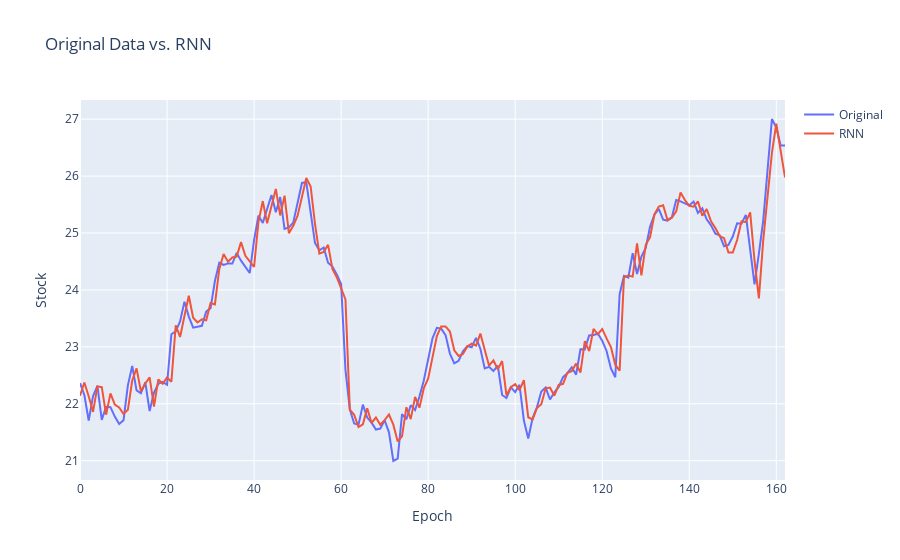

Notebook source saved alongside this figure:
### Code cell
import plotly.graph_objects as go

# Create random data with numpy
import numpy as np
np.random.seed(1)

new_original = []
new_pred = []
for i in range(len(original.values)):
    new_original.append(original.values[i][0])
for i in range(len(original.values)):
    new_pred.append(predict.values[i][0])
new_original = np.array(new_original)
new_pred = np.array(new_pred)

# Create traces
fig = go.Figure()
fig.add_trace(go.Scatter(x=original.index, y=new_original,
                    mode='lines',
                    name='Original'))
fig.add_trace(go.Scatter(x=original.index, y=new_pred,
                    mode='lines',
                    name='RNN'))
fig.update_layout(title='Original Data vs. RNN',
                   xaxis_title='Epoch',
                   yaxis_title='Stock')

fig.show()

### Figure 1 — Plotly figure (JSON) as saved in the notebook; plotly's stock layout.template omitted (floating-point values rounded to 4 significant figures; data arrays with more than 128 entries replaced by an {"elided": "..."} marker saying what was removed)
{"data": [{"mode": "lines", "name": "Original", "type": "scatter", "x": {"elided": "163 int values"}, "y": {"elided": "163 float values"}}, {"mode": "lines", "name": "RNN", "type": "scatter", "x": {"elided": "163 int values"}, "y": {"elided": "163 float values"}}], "layout": {"title": {"text": "Original Data vs. RNN"}, "xaxis": {"title": {"text": "Epoch"}}, "yaxis": {"title": {"text": "Stock"}}}}
